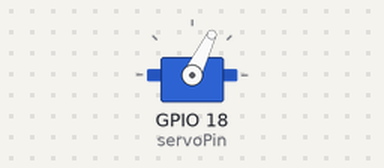
A sketch run on a simulated ESP32. Parts: servo. Servo pulses on a pin are drawn as a servo (544–2400 µs = 0–180°).

Above: at 1.55 s.
At 4.55 s:
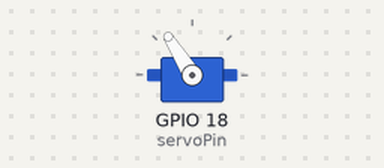
At 7.5 s:
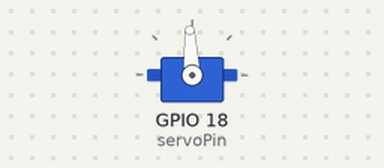
Timing chart, 0 to 9.3 s (numbered marks = the images above):
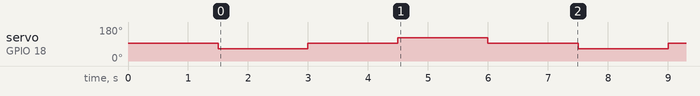

Measured:
- by itself, servo on GPIO 18 (servoPin): repeats every 6.0 s: 93° 1.5 s, 122° 1.5 s, 93° 1.5 s, 64° 1.5 s

The sketch:

servo_angle.ino
```cpp
#include <Arduino.h>

constexpr uint8_t servoPin = 18;
constexpr uint32_t frequencyHz = 50;
constexpr uint8_t resolutionBits = 14;
constexpr uint32_t periodUs = 20000;
bool pwmReady = false;

void moveServo(uint16_t pulseUs) {
  const uint32_t duty = pulseUs * (1UL << resolutionBits) / periodUs;
  ledcWrite(servoPin, duty);
}

void setup() {
  Serial.begin(115200);
  pwmReady = ledcAttach(servoPin, frequencyHz, resolutionBits);
  if (!pwmReady) {
    Serial.println("Could not start servo pulses. Check the selected board.");
    return;
  }
  moveServo(1500);
  delay(1500);
}

void loop() {
  if (!pwmReady) {
    delay(1000);
    return;
  }
  // Use three positions near the centre and allow the unloaded servo to settle.
  moveServo(1200);
  delay(1500);
  moveServo(1500);
  delay(1500);
  moveServo(1800);
  delay(1500);
  moveServo(1500);
  delay(1500);
}
```
